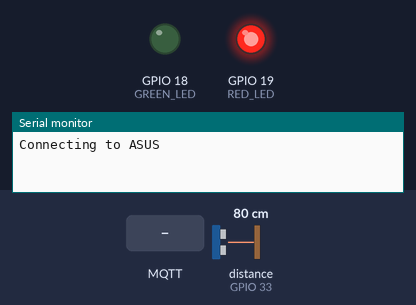
This program was run on a simulated ESP32. On the bench: output pins drawn as LEDs (lit = HIGH), the last lines printed to the serial monitor. Wiring (inferred from the names in the program): ultrasonic range finder: trigger GPIO 32; echo GPIO 33. The inputs (shaded band) are chosen by the test bench; at power-on: distance to the obstacle (sensor on GPIO 33) 80 cm. The echo pulse lasts 58.3 µs per cm; WiFi joins after 1.5 s; servers stay silent unless stated; random numbers use the default seed unless the program sets one; no MQTT or app messages arrive unless stated; pins used as bus, display or sensor lines are not drawn.

Above: at 0.1 s.
At 2.7 s:
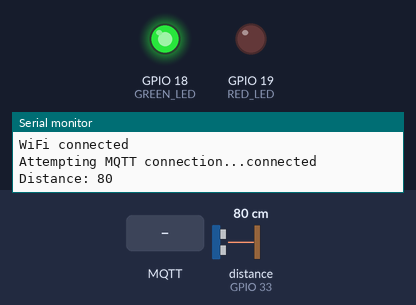
2.8 s: MQTT message "0" arrives on the second subscribed topic
4.3 s: MQTT message "on" arrives on the second subscribed topic
5.8 s: MQTT message "off" arrives on the second subscribed topic
Timing chart, 0 to 8.8 s (numbered marks = the images above; inputs shaded):
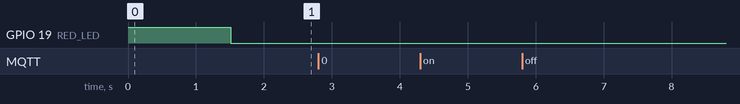

The program:

main.cpp
```cpp
#include <Arduino.h>
#include <Wire.h>
#include <WiFi.h>
#include <PubSubClient.h>

#define ECHO_PIN 33
#define TRIG_PIN 32
#define GREEN_LED 18
#define RED_LED 19

#define mqtt_server "test.mosquitto.org"
#define water_level_topic "sensor/sonar/water_level"
#define frequency_topic "sensor/sonar/frequency"

long duration, distance;
int period = 1000;
unsigned long timer;

const char *ssid = "ASUS";
const char *psw = "lucia1999";

WiFiClient espClient;
PubSubClient client(espClient);

void sonar_monitor();
void setup_wifi();
void check_network();
void reconnect();
void set_period(const char *freq);
void callback(char *topic, byte *payload, unsigned int length);

void setup()
{
	Serial.begin(9600);
	pinMode(TRIG_PIN, OUTPUT);
	pinMode(ECHO_PIN, INPUT);
	pinMode(GREEN_LED, OUTPUT);
	pinMode(RED_LED, OUTPUT);
	digitalWrite(RED_LED, HIGH);
	setup_wifi();
	client.setServer(mqtt_server, 1883); // default port
	client.setCallback(callback);
	timer = millis();
}

void loop()
{
	if (!client.connected())
	{
		reconnect();
	}
	client.loop();
	check_network();
	if (millis() - timer > period)
	{
		sonar_monitor();
		timer = millis();
	}
}

void sonar_monitor()
{
	digitalWrite(TRIG_PIN, LOW);
	delayMicroseconds(2);
	digitalWrite(TRIG_PIN, HIGH);
	delayMicroseconds(10);
	digitalWrite(TRIG_PIN, LOW);

	duration = pulseIn(ECHO_PIN, HIGH);
	distance = duration / 58.2;
	Serial.println("Distance: " + String(distance));
	client.publish(water_level_topic, String(distance).c_str(), false);
}

void setup_wifi()
{
	delay(10);
	Serial.println(String("Connecting to ") + ssid);
	WiFi.useStaticBuffers(true);
	WiFi.mode(WIFI_STA);
	WiFi.begin(ssid, psw);
	while (WiFi.status() != WL_CONNECTED)
	{
	}
	Serial.println("WiFi connected");
	digitalWrite(RED_LED, LOW);
	digitalWrite(GREEN_LED, HIGH);
}

void check_network()
{
	if (WiFi.status() == WL_CONNECTED)
	{
		digitalWrite(RED_LED, LOW);
		digitalWrite(GREEN_LED, HIGH);
	}
	else
	{
		digitalWrite(GREEN_LED, LOW);
		digitalWrite(RED_LED, HIGH);
	}
}

void reconnect()
{
	// Loop until we're reconnected
	while (!client.connected())
	{
		Serial.print("Attempting MQTT connection...");

		// Create a random client ID
		String clientId = String("esiot-assignment-3") + String(random(0xffff), HEX);

		// Attempt to connect
		if (client.connect(clientId.c_str()))
		{
			Serial.println("connected");
			client.subscribe(water_level_topic);
			client.subscribe(frequency_topic);
		}
		else
		{
			Serial.print("failed, rc=");
			Serial.print(client.state());
			Serial.println(" try again in 5 seconds");
			delay(5000);
		}
	}
}

void set_period(const char *freq)
{
	double f = atof(freq);
	period = 1 / f * 1000;
}

void callback(char *topic, byte *payload, unsigned int length)
{
	payload[length] = '\0';
	String message = String((char *)payload);

	if (strcmp(topic, frequency_topic) == 0)
	{
		Serial.println("Frequency received: " + message);
		set_period(message.c_str());
	}
}
```
